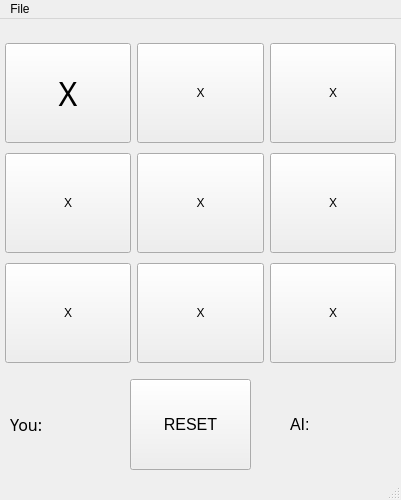
<?xml version="1.0" encoding="UTF-8"?>
<ui version="4.0">
 <class>MainWindow</class>
 <widget class="QMainWindow" name="MainWindow">
  <property name="geometry">
   <rect>
    <x>0</x>
    <y>0</y>
    <width>401</width>
    <height>500</height>
   </rect>
  </property>
  <property name="windowTitle">
   <string>MainWindow</string>
  </property>
  <widget class="QWidget" name="centralwidget">
   <widget class="QWidget" name="gridLayoutWidget">
    <property name="geometry">
     <rect>
      <x>5</x>
      <y>20</y>
      <width>391</width>
      <height>331</height>
     </rect>
    </property>
    <layout class="QGridLayout" name="gridLayout">
     <item row="0" column="0">
      <widget class="QPushButton" name="G1">
       <property name="minimumSize">
        <size>
         <width>100</width>
         <height>100</height>
        </size>
       </property>
       <property name="font">
        <font>
         <family>Font Awesome 5 Brands</family>
         <pointsize>24</pointsize>
         <weight>50</weight>
         <bold>false</bold>
        </font>
       </property>
       <property name="text">
        <string>X</string>
       </property>
      </widget>
     </item>
     <item row="1" column="1">
      <widget class="QPushButton" name="G4">
       <property name="minimumSize">
        <size>
         <width>100</width>
         <height>100</height>
        </size>
       </property>
       <property name="text">
        <string>X</string>
       </property>
      </widget>
     </item>
     <item row="2" column="0">
      <widget class="QPushButton" name="G2">
       <property name="minimumSize">
        <size>
         <width>100</width>
         <height>100</height>
        </size>
       </property>
       <property name="text">
        <string>X</string>
       </property>
      </widget>
     </item>
     <item row="1" column="0">
      <widget class="QPushButton" name="G3">
       <property name="minimumSize">
        <size>
         <width>100</width>
         <height>100</height>
        </size>
       </property>
       <property name="text">
        <string>X</string>
       </property>
      </widget>
     </item>
     <item row="1" column="2">
      <widget class="QPushButton" name="G5">
       <property name="minimumSize">
        <size>
         <width>100</width>
         <height>100</height>
        </size>
       </property>
       <property name="text">
        <string>X</string>
       </property>
      </widget>
     </item>
     <item row="0" column="1">
      <widget class="QPushButton" name="G6">
       <property name="minimumSize">
        <size>
         <width>100</width>
         <height>100</height>
        </size>
       </property>
       <property name="text">
        <string>X</string>
       </property>
      </widget>
     </item>
     <item row="0" column="2">
      <widget class="QPushButton" name="G7">
       <property name="minimumSize">
        <size>
         <width>100</width>
         <height>100</height>
        </size>
       </property>
       <property name="text">
        <string>X</string>
       </property>
      </widget>
     </item>
     <item row="2" column="1">
      <widget class="QPushButton" name="G8">
       <property name="minimumSize">
        <size>
         <width>100</width>
         <height>100</height>
        </size>
       </property>
       <property name="text">
        <string>X</string>
       </property>
      </widget>
     </item>
     <item row="2" column="2">
      <widget class="QPushButton" name="G9">
       <property name="minimumSize">
        <size>
         <width>100</width>
         <height>100</height>
        </size>
       </property>
       <property name="text">
        <string>X</string>
       </property>
      </widget>
     </item>
    </layout>
   </widget>
   <widget class="QLabel" name="P">
    <property name="geometry">
     <rect>
      <x>10</x>
      <y>360</y>
      <width>111</width>
      <height>91</height>
     </rect>
    </property>
    <property name="font">
     <font>
      <family>Sans Serif</family>
      <pointsize>12</pointsize>
     </font>
    </property>
    <property name="text">
     <string>You: </string>
    </property>
   </widget>
   <widget class="QLabel" name="C">
    <property name="geometry">
     <rect>
      <x>290</x>
      <y>360</y>
      <width>111</width>
      <height>91</height>
     </rect>
    </property>
    <property name="font">
     <font>
      <pointsize>12</pointsize>
     </font>
    </property>
    <property name="text">
     <string>AI:</string>
    </property>
   </widget>
   <widget class="QPushButton" name="Reset">
    <property name="geometry">
     <rect>
      <x>130</x>
      <y>360</y>
      <width>121</width>
      <height>91</height>
     </rect>
    </property>
    <property name="font">
     <font>
      <pointsize>12</pointsize>
     </font>
    </property>
    <property name="text">
     <string>RESET</string>
    </property>
   </widget>
  </widget>
  <widget class="QStatusBar" name="statusbar"/>
  <widget class="QMenuBar" name="menubar">
   <property name="geometry">
    <rect>
     <x>0</x>
     <y>0</y>
     <width>401</width>
     <height>18</height>
    </rect>
   </property>
   <widget class="QMenu" name="menuFile">
    <property name="title">
     <string>File</string>
    </property>
   </widget>
   <addaction name="menuFile"/>
  </widget>
 </widget>
 <resources/>
 <connections/>
</ui>
